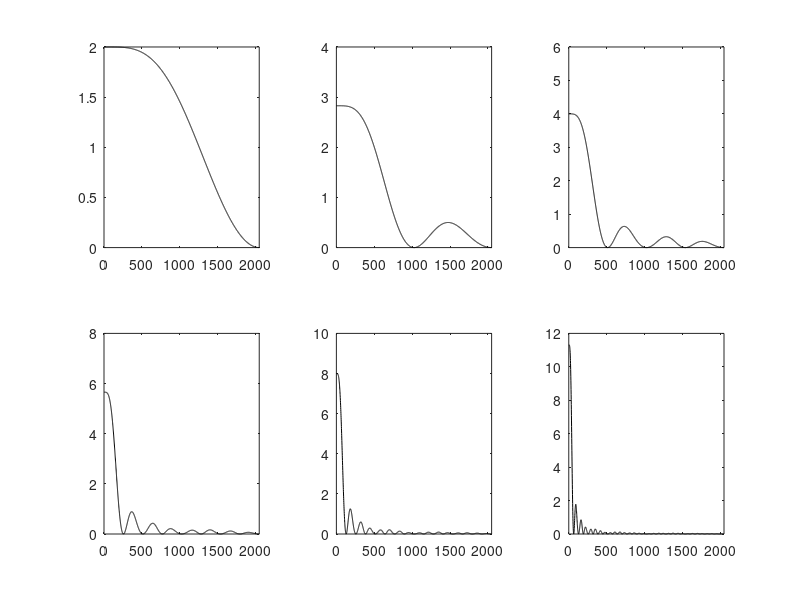

Source code (MATLAB):
% Computing a scaling function using FFT and MAE
% Display of first iterations

%Daubechies 4, coeffs.
hden=4*sqrt(2); %coeff. denominator
hsq=sqrt(3); %factor
h=[(1+hsq)/hden, (3+hsq)/hden, (3-hsq)/hden, (1-hsq)/hden]; %Daubechies 4
hN=(h*2)/sum(h); %normalization

Ns=2^12; %number of samples

Ffi=fft(hN,Ns); %Initial Fourier transform
aux=Ffi;

for nn=1:6,
   %display
   subplot(2,3,nn); 
   plot(abs(aux(1:(Ns/2))),'k'); axis([0 Ns/2 0 2*nn]);
   %iteration
   Ffi=[Ffi(1:2:Ns),Ffi(1:2:Ns)];
   aux=(aux.*Ffi)/sqrt(2);   
end;
